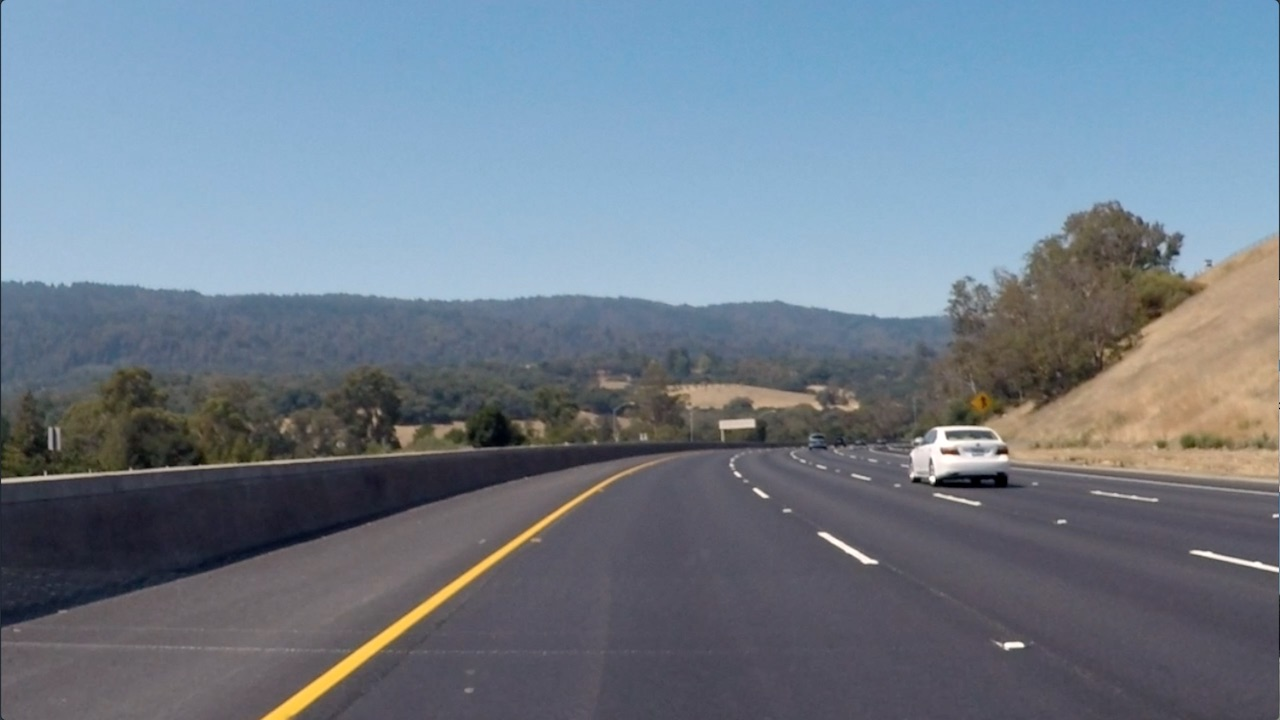
#> input picture data/curved_lane.jpg, 1280 x 720 px
$ jupyter execute Code.ipynb   (shell and % lines are left out)
#> lines starting #> are read from the running program, lines starting #| are printed output that depends on the picture
## Creating a Filter, Edge Detection

### Import resources and display image

[cell 1]
import matplotlib.pyplot as plt
import matplotlib.image as mpimg

import cv2
import numpy as np


# Read in the image
image = mpimg.imread('data/curved_lane.jpg')
#> image is the input picture: shape (720, 1280, 3); mean R, G, B 112.1, 125, 138.7

plt.imshow(image)

### Converting Color image to grayscale

[cell 2]
gray = cv2.cvtColor(image, cv2.COLOR_RGB2GRAY)
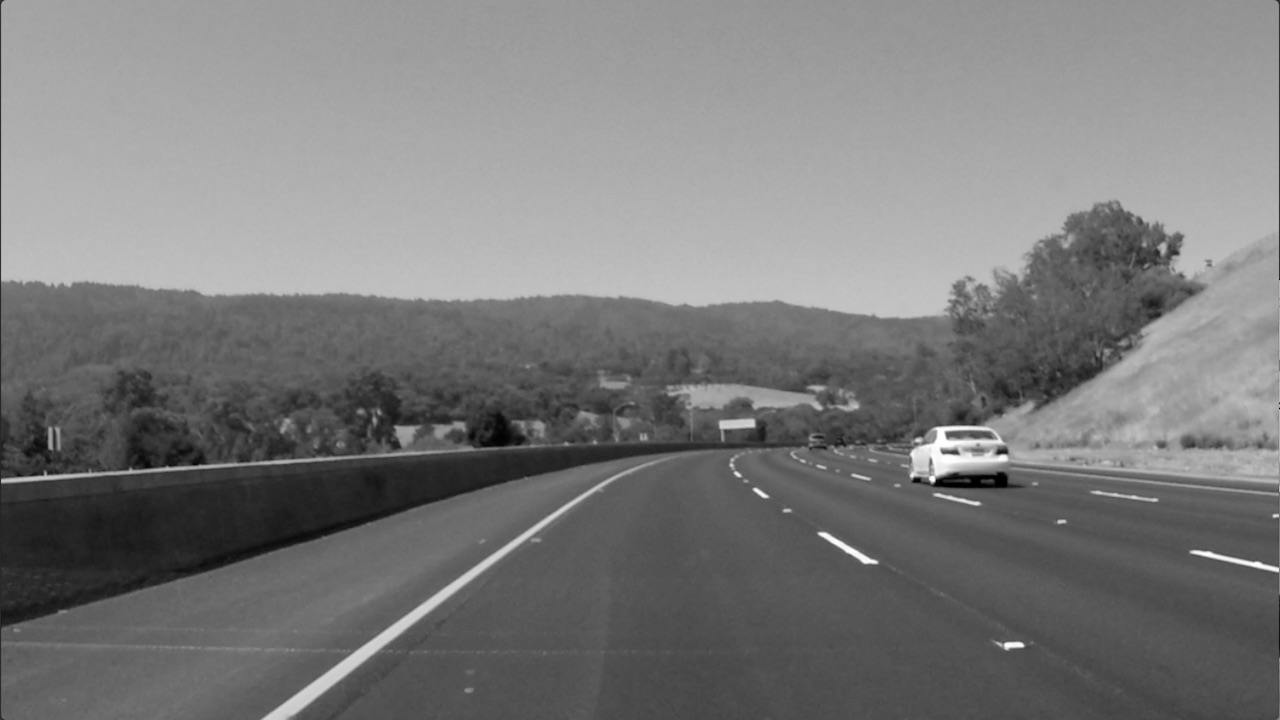
#> gray: shape (720, 1280); min 0, max 255, mean 122.7
plt.imshow(gray, cmap='gray')

### Creating a custom kernel

Sobel filter is very commonly used in edge detection and in finding patterns in intensity in an image. Applying a Sobel filter to an image is a way of **taking (an approximation) of the derivative of the image** in the x or y direction, separately. The operators look as follows.

### Defining a 3x3 Sobel X, Sobel Y custom kernel for edge detection

[cell 3]
sobel_x = np.array([[-1, 0, 1],
                   [-2, 0, 2],
                   [-1, 0, 1]])

sobel_y = np.array([[-1,-2,-1],
                   [ 0, 0, 0],
                   [ 1, 2, 1]])

### Sobel X Filter

Filtering the image using filter2D, with inputs: (grayscale image, bit-depth, kernel)

[cell 4]
filtered_image = cv2.filter2D(gray, -1, sobel_x)
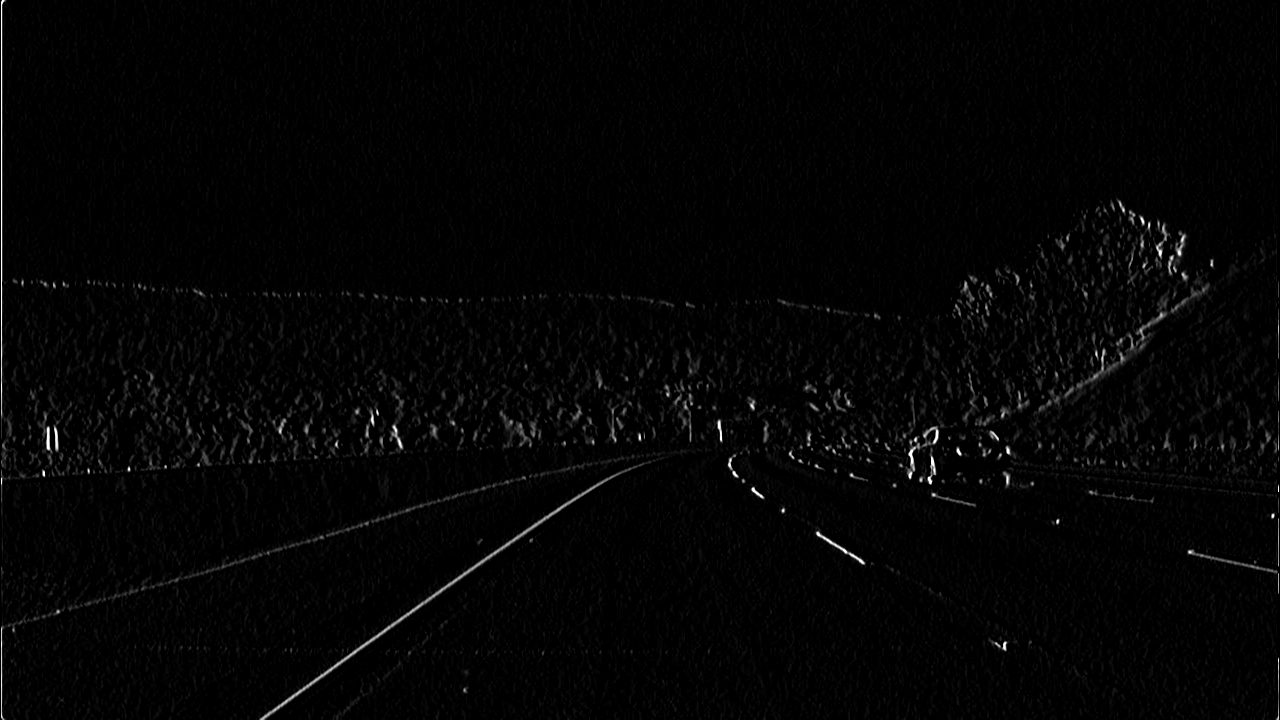
#> filtered_image: shape (720, 1280); min 0, max 255, mean 4.3

plt.imshow(filtered_image, cmap='gray')

### Sobel Y Filter

[cell 5]
filtered_image = cv2.filter2D(gray, -1, sobel_y)
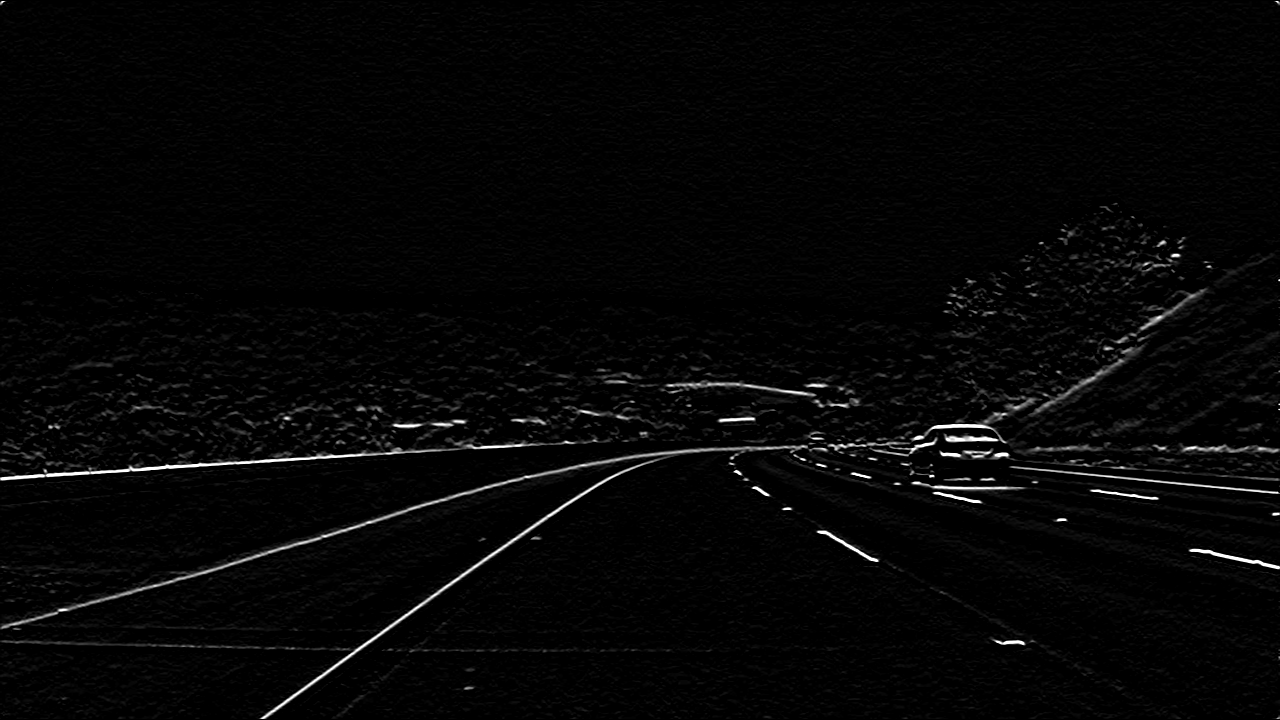
#> filtered_image: shape (720, 1280); min 0, max 255, mean 5.9

plt.imshow(filtered_image, cmap='gray')

### 5x5 Filter

[cell 6]
sobel_x = np.array([[-1, 1, 0, -1, 1],
                   [-2, 2, 0, -2, 2],
                   [-1, 1, 0, -1, 1],
                   [-2, 2, 0, -2, 2],
                   [-1, 1, 0, -1, 1]])

sobel_y = sobel_x.T

filtered_image_x = cv2.filter2D(gray, -1, sobel_x)
filtered_image_y = cv2.filter2D(gray, -1, sobel_y)
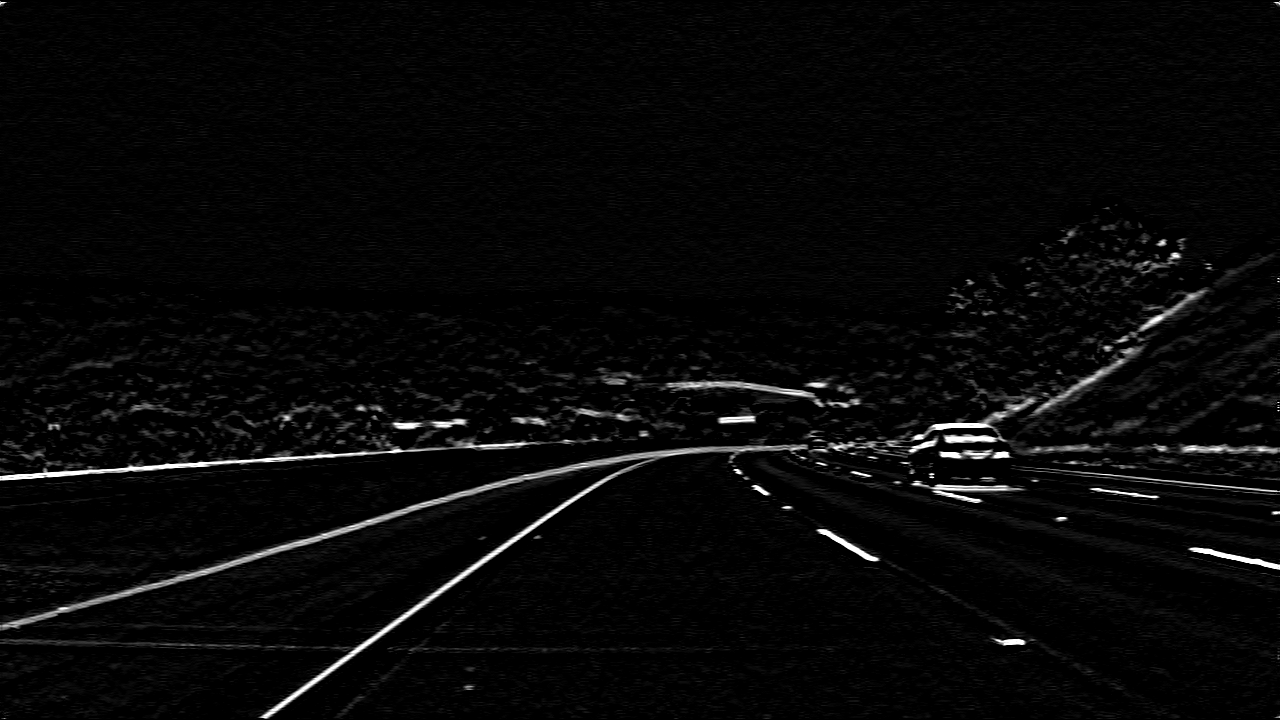
#> filtered_image_y: shape (720, 1280); min 0, max 255, mean 7.9

fig=plt.figure(figsize=(14, 14))

ax1 = fig.add_subplot(1, 2, 1)
plt.imshow(filtered_image_x, cmap='gray')
fig.add_subplot(1, 2, 2)
plt.imshow(filtered_image_y, cmap='gray')

plt.show()

### Filter with decimal value weights

[cell 7]
#Decimal Weights
sobel_x = np.array([[-.8, 0, .8],
                   [-1.2, 0, 1.2],
                   [-1.9, 0, 1.9]])


sobel_y = sobel_x.T

filtered_image_x = cv2.filter2D(gray, -1, sobel_x)
filtered_image_y = cv2.filter2D(gray, -1, sobel_y)

fig=plt.figure(figsize=(14, 14))

fig.add_subplot(1, 2, 1)
plt.imshow(filtered_image_x, cmap='gray')
fig.add_subplot(1, 2, 2)
plt.imshow(filtered_image_y, cmap='gray')

plt.show()

### Custom Filter

[cell 8]
sobel = np.array([[ -1, -2, -1],
                  [ -2,  0,  2],
                  [  1,  2,  1]])
filtered_image = cv2.filter2D(gray, -1, sobel)
plt.imshow(filtered_image, cmap='gray')

### Image blurring

Filtering the image with averaging filter kernel

[cell 9]
filter_blur = 1/25*np.array([[1,1,1,1,1],
                            [1,1,1,1,1],
                            [1,1,1,1,1],
                            [1,1,1,1,1],
                            [1,1,1,1,1]])

filter_blur = np.ones((5,5),np.float32)/25

filtered_image_blur = cv2.filter2D(gray, -1, filter_blur)
filtered_image_y = cv2.filter2D(gray, -1, sobel_y)

fig=plt.figure(figsize=(14, 14))

ax1 = fig.add_subplot(1, 2, 1)
ax1.title.set_text('Original Grayscale Image')
plt.imshow(gray, cmap='gray')
ax2 = fig.add_subplot(1, 2, 2)
ax2.title.set_text('Blurred Image')
plt.imshow(filtered_image_blur, cmap='gray')

plt.show()
